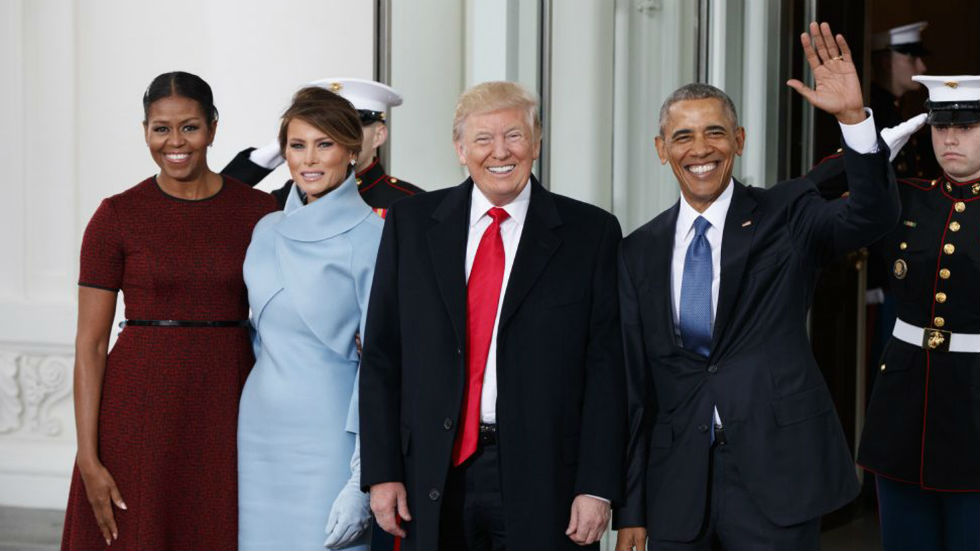
#> input picture presidents.jpg, 980 x 551 px
$ python image_contours_detection.py --image presidents.jpg
#> lines starting #> are read from the running program, lines starting #| are printed output that depends on the picture; after the words box and inside, x2 and y2 are one past the last pixel; in counts of white or black regions, pixels touching at a corner belong together
# -*- coding: utf-8 -*-
"""
Created on Wed Feb 27 10:55:45 2019

@author: Usuario
"""

from matplotlib import pyplot as plt
import argparse
import cv2
import numpy as np

ap = argparse.ArgumentParser()
ap.add_argument("-i","--image",required=True,help="Set the Path of image")
args = vars(ap.parse_args())


image = cv2.imread(args["image"])
#> image is the input picture: shape (551, 980, 3); mean B, G, R 93.3, 90.8, 96.3


gray = cv2.cvtColor(image,cv2.COLOR_BGR2GRAY)
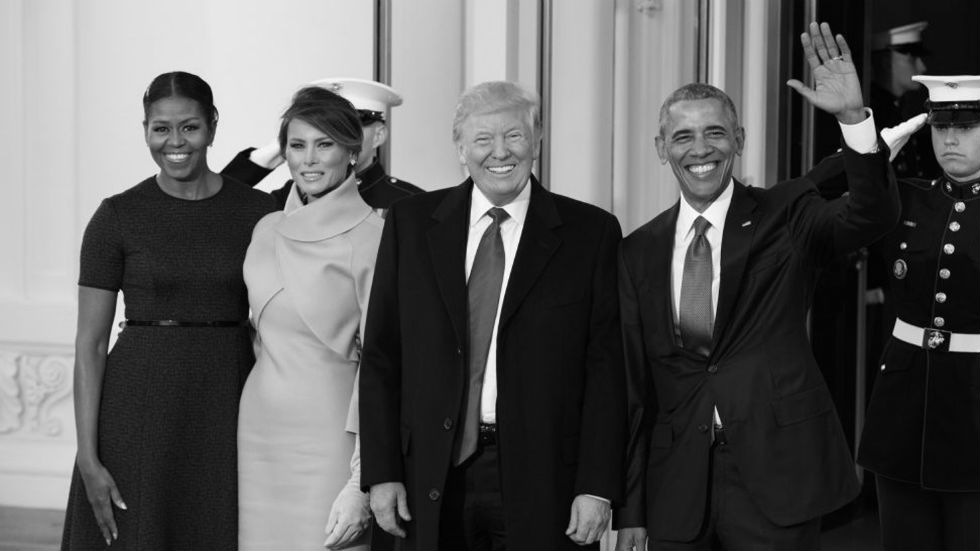
#> gray: shape (551, 980); min 0, max 255, mean 92.7

blurred = cv2.GaussianBlur(gray,(17,17),0)
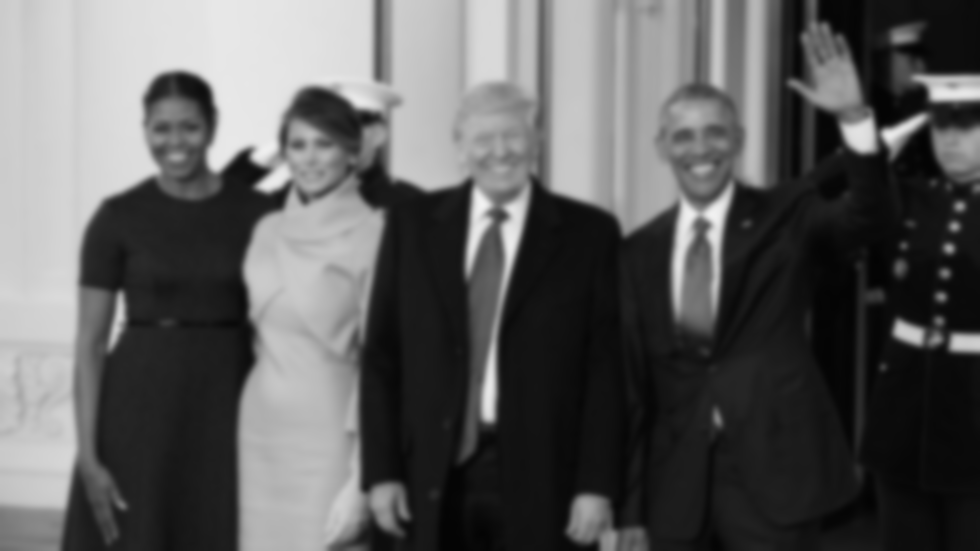
#> blurred: shape (551, 980); min 3, max 242, mean 92.7
cv2.imshow("Image",image)

canny = cv2.Canny(blurred,30,150)
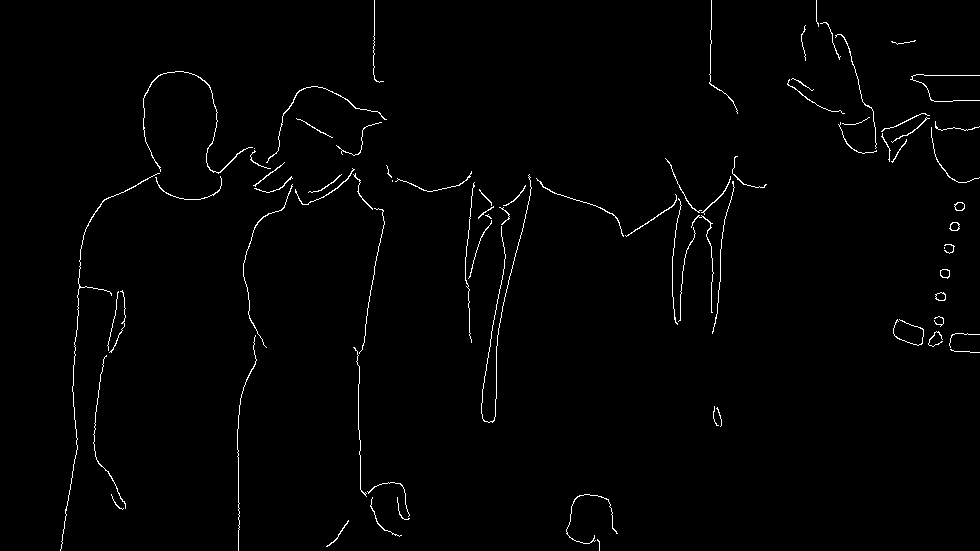
#> canny: shape (551, 980); 1.2% white in thin lines or dots
cv2.imshow("Canny Edges detect",canny)


(cnts, _) = cv2.findContours(canny.copy(),cv2.RETR_EXTERNAL,cv2.CHAIN_APPROX_SIMPLE)
#> cnts = 78 contours, 63 with area under 20; largest, box (x1, y1, x2, y2) and area: (940, 269, 950, 279) 68, (143, 71, 253, 174) 68, (954, 202, 965, 211) 67, (935, 292, 946, 301) 66, (949, 222, 960, 231) 64
print("| count {} coins in this image".format(len(cnts)))
#| | count 78 coins in this image

coins = image.copy()

cv2.drawContours(coins,cnts,-1,(0,255,0),2)
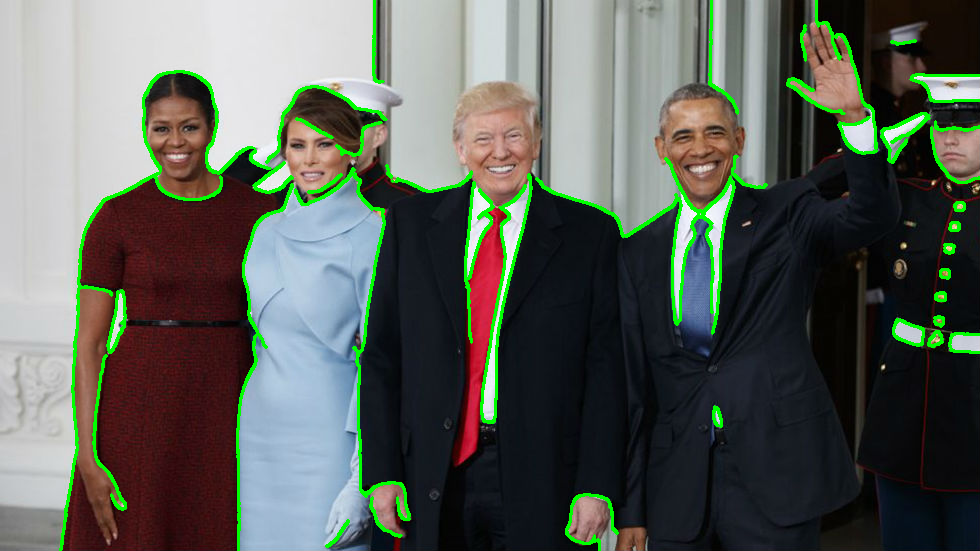
#> coins: shape (551, 980, 3); 4.04% of pixels changed, all inside (x1, y1, x2, y2) = (59, 0, 980, 551)
cv2.imshow("Coins",coins)

cv2.waitKey(0)

$ run again, on 4629.png
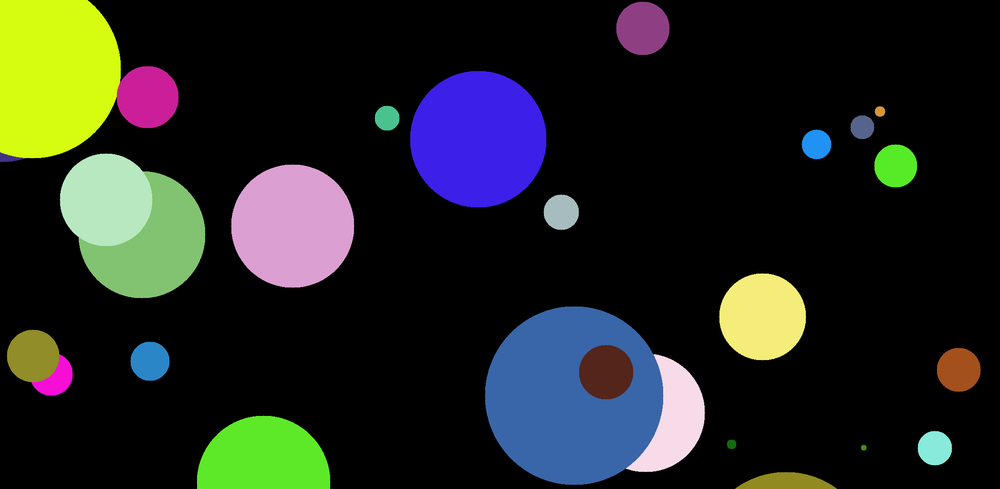
#> input picture 4629.png, 1000 x 489 px, shrunk from 2096 x 1024 before the run
#> image is the input picture: shape (489, 1000, 3); mean B, G, R 33.7, 37.7, 34.1
#> `canny = cv2.Canny(blurred,30,150)`:
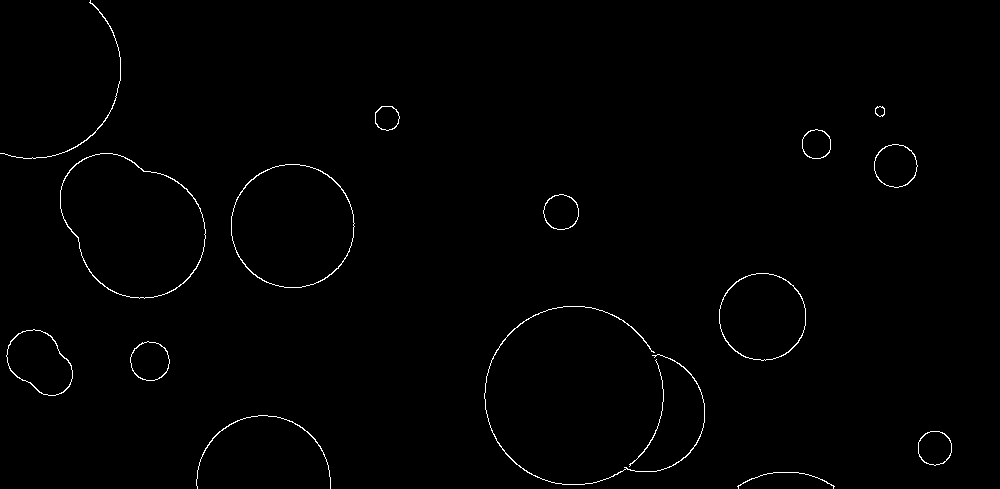
#> canny: shape (489, 1000); 0.78% white in thin lines or dots
#> cnts = 16 contours, 1 with area under 20; largest, box (x1, y1, x2, y2) and area: (60, 153, 206, 299) 15392, (231, 164, 355, 288) 11940, (719, 273, 806, 361) 5934, (6, 329, 73, 396) 3000, (874, 144, 918, 188) 1446
#| | count 16 coins in this image
#> `cv2.drawContours(coins,cnts,-1,(0,255,0),2)`:
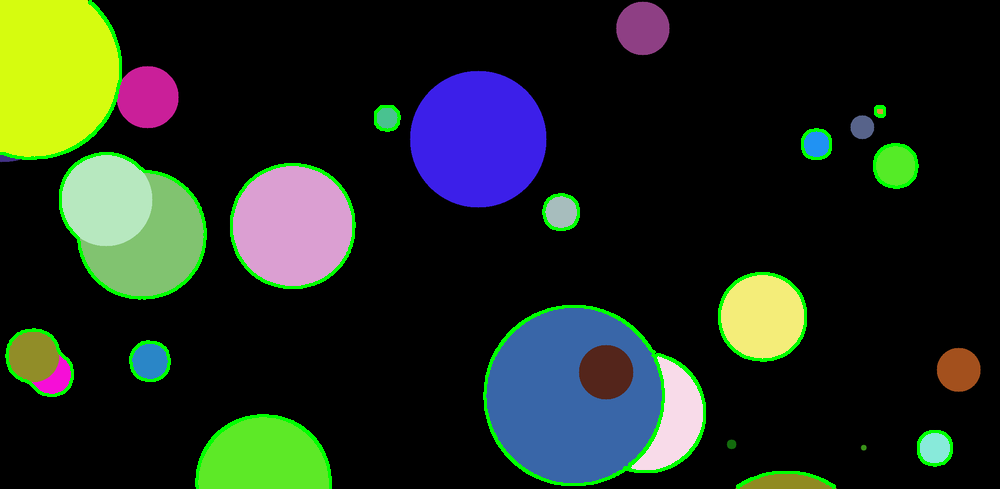
#> coins: shape (489, 1000, 3); 2.4% of pixels changed, all inside (x1, y1, x2, y2) = (0, 0, 953, 489)
